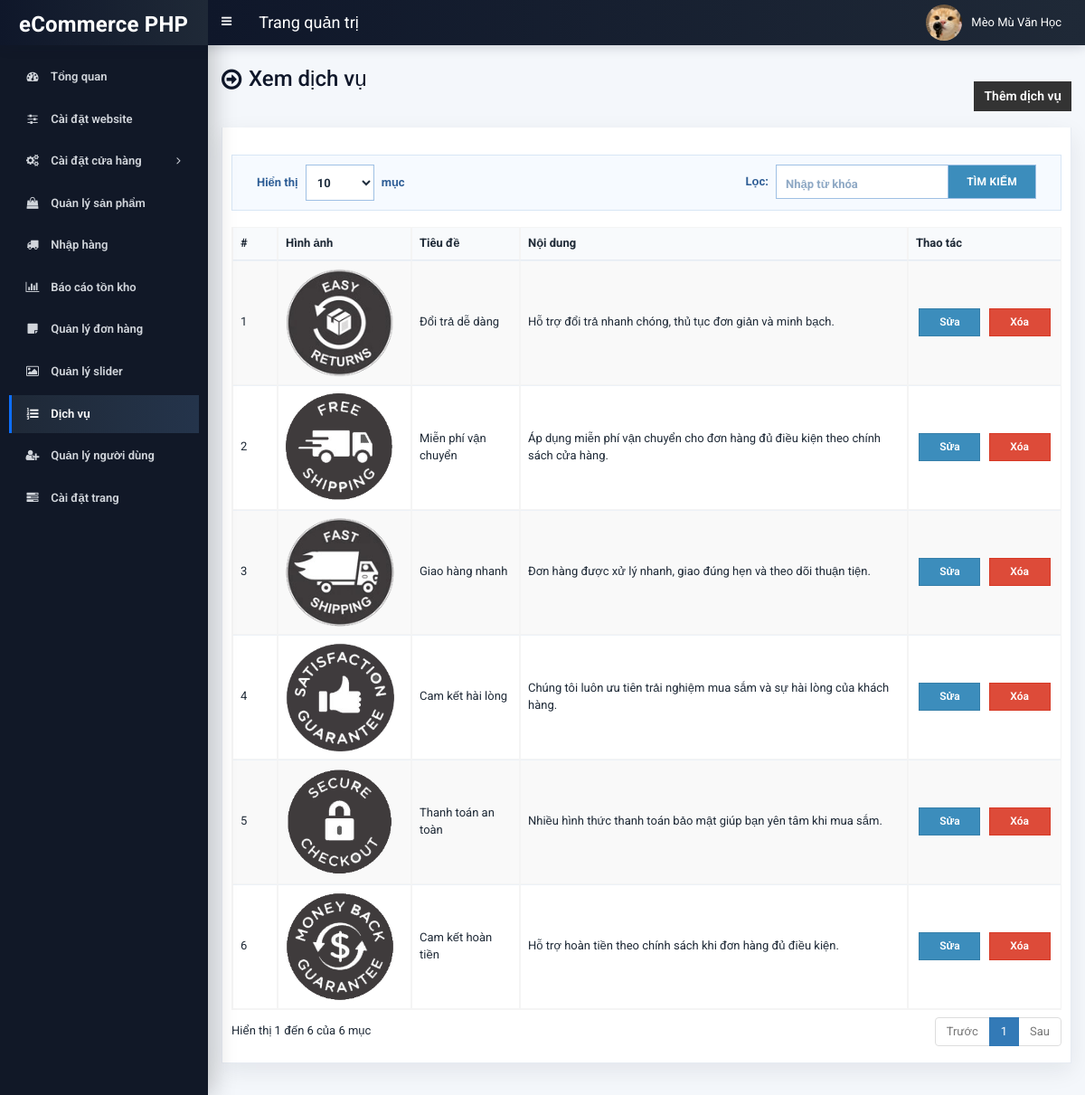
Screenshot of /admin/service.php (signed in) with the database file from the repository.
### tables this page shows
CREATE TABLE `tbl_service` (
  `id` int(11) NOT NULL,
  `title` varchar(255) NOT NULL,
  `content` mediumtext NOT NULL,
  `photo` varchar(255) NOT NULL
);

### admin/service.php (the view, shortened to what this page needs)
<?php require_once('header.php'); ?>
<section class="content-header">
	<div class="content-header-left">
		<h1>Xem dịch vụ</h1>
	</div>
	<div class="content-header-right">
		<a href="service-add.php" class="btn btn-primary btn-sm">Thêm dịch vụ</a>
	</div>
</section>
<section class="content">
	<div class="row">
		<div class="col-md-12">
			<div class="box box-info">
				<div class="box-body table-responsive">
					<table id="example1" class="table table-bordered table-hover table-striped">
						<thead>
							<tr>
								<th width="30">#</th>
								<th>Hình ảnh</th>
								<th width="100">Tiêu đề</th>
								<th>Nội dung</th>
								<th width="150">Thao tác</th>
							</tr>
						</thead>
						<tbody>
							<?php
							$i=0;
							$statement = $pdo->prepare("SELECT * FROM tbl_service");
							$statement->execute();
							$result = $statement->fetchAll(PDO::FETCH_ASSOC);
							foreach ($result as $row) {
								$i++;
								?>
								<tr>
									<td><?php echo $i; ?></td>
									<td style="width:130px;"><img src="../assets/uploads/<?php echo $row['photo']; ?>" alt="<?php echo $row['title']; ?>" style="width:120px;"></td>
									<td><?php echo $row['title']; ?></td>
									<td><?php echo $row['content']; ?></td>
									<td class="service-actions">
										<a href="service-edit.php?id=<?php echo $row['id']; ?>" class="btn btn-primary btn-sm">Sửa</a>
										<a href="#" class="btn btn-danger btn-sm" data-href="service-delete.php?id=<?php echo $row['id']; ?>" data-toggle="modal" data-target="#confirm-delete">Xóa</a>
									</td>
								</tr>
								<?php
							}
							?>
						</tbody>
					</table>
				</div>
			</div>
		</div>
	</div>
</section>
<?php require_once('footer.php'); ?>

### admin/header.php (shortened to what this page needs)
<!DOCTYPE html>
<html>
<head>
	<link rel="stylesheet" href="css/bootstrap.min.css">
	<link rel="stylesheet" href="css/font-awesome.min.css">
	<link rel="stylesheet" href="css/ionicons.min.css">
	<link rel="stylesheet" href="css/datepicker3.css">
	<link rel="stylesheet" href="css/all.css">
	<link rel="stylesheet" href="css/select2.min.css">
	<link rel="stylesheet" href="css/dataTables.bootstrap.css">
	<link rel="stylesheet" href="css/jquery.fancybox.css">
	<link rel="stylesheet" href="css/AdminLTE.min.css">
	<link rel="stylesheet" href="css/_all-skins.min.css">
	<link rel="stylesheet" href="css/on-off-switch.css"/>
	<link rel="stylesheet" href="css/summernote.css">
	<link rel="stylesheet" href="css/bootstrap5-legacy-bridge.css">
	<link rel="stylesheet" href="style.css">
	<link rel="stylesheet" href="css/bootstrap-modern-admin.css">
</head>
<body class="hold-transition fixed skin-blue sidebar-mini">
	<div class="wrapper">
		<header class="main-header">
			<a href="index.php" class="logo">
				<span class="logo-lg">eCommerce PHP</span>
			</a>
			<nav class="navbar navbar-static-top">
				<a href="#" class="sidebar-toggle" data-toggle="offcanvas" role="button">
				</a>
				<span style="float:left;line-height:50px;color:#fff;padding-left:15px;font-size:18px;">Trang quản trị</span>
				<div class="navbar-custom-menu">
					<ul class="nav navbar-nav">
						<li class="dropdown user user-menu">
							<a href="#" class="dropdown-toggle" data-toggle="dropdown">
								<img src="../assets/uploads/<?php echo $_SESSION['user']['photo']; ?>" class="user-image" alt="User Image">
								<span class="hidden-xs"><?php echo $_SESSION['user']['full_name']; ?></span>
							</a>
						</li>
					</ul>
				</div>
			</nav>
		</header>
  		<?php $cur_page = substr($_SERVER["SCRIPT_NAME"],strrpos($_SERVER["SCRIPT_NAME"],"/")+1); ?>
  		<aside class="main-sidebar">
    		<section class="sidebar">
      			<ul class="sidebar-menu">
			        <li class="treeview <?php if($cur_page == 'index.php') {echo 'active';} ?>">
			          <a href="index.php">
			            <i class="fa fa-dashboard"></i> <span>Tổng quan</span>
			          </a>
			        </li>
			        <li class="treeview <?php if( ($cur_page == 'settings.php') ) {echo 'active';} ?>">
			          <a href="settings.php">
			            <i class="fa fa-sliders"></i> <span>Cài đặt website</span>
			          </a>
			        </li>
					<li class="treeview <?php if( ($cur_page == 'size.php') || ($cur_page == 'size-add.php') || ($cur_page == 'size-edit.php') || ($cur_page == 'color.php') || ($cur_page == 'color-add.php') || ($cur_page == 'color-edit.php') || ($cur_page == 'shipping-cost.php') || ($cur_page == 'shipping-cost-edit.php') || ($cur_page == 'top-category.php') || ($cur_page == 'top-category-add.php') || ($cur_page == 'top-category-edit.php') || ($cur_page == 'mid-category.php') || ($cur_page == 'mid-category-add.php') || ($cur_page == 'mid-category-edit.php') || ($cur_page == 'end-category.php') || ($cur_page == 'end-category-add.php') || ($cur_page == 'end-category-edit.php') ) {echo 'active';} ?>">
                        <a href="#">
                            <i class="fa fa-cogs"></i>
                            <span>Cài đặt cửa hàng</span>
                            <span class="pull-right-container">
								<i class="fa fa-angle-left pull-right"></i>
							</span>
                        </a>
                    </li>
                    <li class="treeview <?php if( ($cur_page == 'product.php') || ($cur_page == 'product-add.php') || ($cur_page == 'product-edit.php') ) {echo 'active';} ?>">
                        <a href="product.php">
                            <i class="fa fa-shopping-bag"></i> <span>Quản lý sản phẩm</span>
                        </a>
                    </li>
					<li class="treeview <?php if( ($cur_page == 'import-receipt.php') || ($cur_page == 'import-receipt-edit.php') ) {echo 'active';} ?>">
						<a href="import-receipt.php">
							<i class="fa fa-truck"></i> <span>Nhập hàng</span>
						</a>
					</li>
					<li class="treeview <?php if( ($cur_page == 'inventory-report.php') ) {echo 'active';} ?>">
						<a href="inventory-report.php">
							<i class="fa fa-bar-chart"></i> <span>Báo cáo tồn kho</span>
						</a>
					</li>
                    <li class="treeview <?php if( ($cur_page == 'order.php') ) {echo 'active';} ?>">
                        <a href="order.php">
                            <i class="fa fa-sticky-note"></i> <span>Quản lý đơn hàng</span>
                        </a>
                    </li>
                     <li class="treeview <?php if( ($cur_page == 'slider.php') ) {echo 'active';} ?>">
			          <a href="slider.php">
			            <i class="fa fa-picture-o"></i> <span>Quản lý slider</span>
			          </a>
			        </li>
			        <li class="treeview <?php if( ($cur_page == 'service.php') ) {echo 'active';} ?>">
			          <a href="service.php">
			            <i class="fa fa-list-ol"></i> <span>Dịch vụ</span>
			          </a>
			        </li>
						<li class="treeview <?php if( ($cur_page == 'customer.php') || ($cur_page == 'customer-add.php') || ($cur_page == 'customer-edit.php') ) {echo 'active';} ?>">
			          <a href="customer.php">
			            <i class="fa fa-user-plus"></i> <span>Quản lý người dùng</span>
			          </a>
			        </li>
			        <li class="treeview <?php if( ($cur_page == 'page.php') ) {echo 'active';} ?>">
			          <a href="page.php">
			            <i class="fa fa-tasks"></i> <span>Cài đặt trang</span>
			          </a>
			        </li>
      			</ul>
    		</section>
  		</aside>
  		<div class="content-wrapper">

### admin/footer.php (shortened to what this page needs)
		</div>
	</div>
</body>
</html>

### admin/style.css (style rules this page uses)
body { font-size: 13px; font-family: "Roboto", sans-serif; }
.navbar-nav > .user-menu .user-image { width: 40px; height: 40px; margin-top: -10px; }
.content-header > h1, .content-header .content-header-left h1 { font-family: "Roboto", sans-serif; }
.main-header .logo { text-align: left; }
.main-header .logo .logo-lg { font-family: "Roboto", sans-serif; }
.box-info { padding-top: 20px; }
.sidebar-menu li > a > .pull-right-container > .fa-angle-left:before { content: "\f105"; }
.content-header { overflow: hidden; }
.content-header .content-header-left { float: left; padding-top: 5px; }
.content-header .content-header-right { float: right; }
.content-header .content-header-left h1 { margin-top: 0; margin-bottom: 0; padding-left: 30px; padding-bottom: 5px; font-size: 24px; position: relative; }
.content-header .content-header-left h1:before { position: absolute; top: 0; left: 0; font-family: "FontAwesome", sans-serif; font-size: 26px; content: "\f18e"; }
.content-header .content-header-right a { position: relative; font-size: 14px; }
.skin-blue .sidebar-menu > li:hover > a, .skin-blue .sidebar-menu > li.active > a { color: #fff; background: #3c8dbc; border-left-color: #3c8dbc; }
.skin-blue .main-header .logo, .skin-blue .main-header .logo:hover, .skin-blue .main-header .navbar, .skin-blue .main-header .navbar .sidebar-toggle:hover { background-color: #131921; }
.skin-blue .sidebar-menu > li:hover > a, .skin-blue .sidebar-menu > li.active > a { background-color: #4c4c4c; border-left-color: #000000; }
.box.box-info { border-top-color: #4c4c4c; }
.content-header .content-header-right a { background-color: #333333; border-color: #333333; }
.table td .btn, .table th .btn, .modal-footer .btn { border-radius: 0 !important; }
.table td .btn.btn-xs, .table td .btn.btn-sm { font-size: 12px; font-weight: 600; line-height: 1.35; padding: 6px 10px; min-width: 68px; }
table.dataTable thead .sorting, table.dataTable thead .sorting_asc, table.dataTable thead .sorting_desc, table.dataTable thead .sorting_asc_disabled, table.dataTable thead .sorting_desc_disabled { background-image: none !important; padding-right: 10px !important; }
table.dataTable thead .sorting:after, table.dataTable thead .sorting_asc:after, table.dataTable thead .sorting_desc:after, table.dataTable thead .sorting_asc_disabled:after, table.dataTable thead .sorting_desc_disabled:after { display: none !important; }

### admin/service.php (style rules this page uses)
.service-actions { white-space: nowrap; text-align: center; }
.service-actions .btn { display: inline-flex; align-items: center; justify-content: center; min-width: 62px; margin-right: 6px; }
.service-actions .btn:last-child { margin-right: 0; }

### rows the page displays
tbl_service: photo (picture), title "Đổi trả dễ dàng", content "Hỗ trợ đổi trả nhanh chóng, thủ tục đơn giản và minh bạch."
tbl_service: photo (picture), title "Miễn phí vận chuyển", content "Áp dụng miễn phí vận chuyển cho đơn hàng đủ điều kiện theo chính sách cửa hàng."
tbl_service: photo (picture), title "Giao hàng nhanh", content "Đơn hàng được xử lý nhanh, giao đúng hẹn và theo dõi thuận tiện."
tbl_service: photo (picture), title "Cam kết hài lòng", content "Chúng tôi luôn ưu tiên trải nghiệm mua sắm và sự hài lòng của khách hàng."
tbl_service: photo (picture), title "Thanh toán an toàn", content "Nhiều hình thức thanh toán bảo mật giúp bạn yên tâm khi mua sắm."
tbl_service: photo (picture), title "Cam kết hoàn tiền", content "Hỗ trợ hoàn tiền theo chính sách khi đơn hàng đủ điều kiện."

### other values shown
$_SESSION['user']['full_name'] "Mèo Mù Văn Học"
